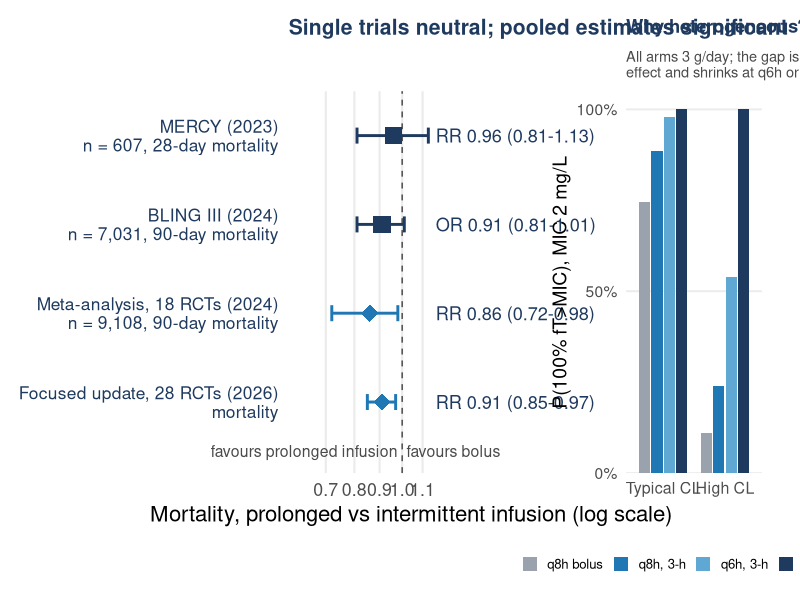

This figure's R source:
# =============================================================================
# Slide 12. Prolonged vs intermittent beta-lactam infusion: randomised evidence.
#   MERCY     Monti 2023, JAMA           n = 607   28-day mortality  RR 0.96 (0.81-1.13)
#   BLING III Dulhunty 2024, JAMA        n = 7,031 90-day mortality  OR 0.91 (0.81-1.01), P = 0.08
#   Meta-analysis Abdul-Aziz 2024, JAMA  18 RCTs, n = 9,108, 90-day mortality RR 0.86 (95 % CrI 0.72-0.98)
#   Focused update Hong 2026, Pharmacotherapy  28 RCTs, mortality RR 0.91 (0.85-0.97)
# Inset: mechanistic simulation at MIC 2 mg/L from 11_infusion_benefit_by_clearance.R
# (structural model Bastida 2020; variability and strata assumed) - clearly labelled.
# =============================================================================
suppressPackageStartupMessages({library(dplyr); library(ggplot2); library(patchwork)})
col_blue <- "#1f77b4"; col_grey <- "#9aa3ad"; col_navy <- "#1f3a5f"; col_dark <- "#4a4a4a"; col_red <- "#b03a3a"
base_theme <- function(bs = 17) theme_minimal(base_size = bs) + theme(panel.grid.minor = element_blank(), plot.title = element_text(face = "bold", color = col_navy, size = bs * 0.95), plot.subtitle = element_text(color = col_dark, size = bs * 0.75), plot.margin = margin(8, 10, 8, 8))

fo <- tribble(~study, ~detail, ~measure, ~est, ~lo, ~hi,
  "MERCY (2023)\nn = 607, 28-day mortality",                 "", "RR", 0.96, 0.81, 1.13,
  "BLING III (2024)\nn = 7,031, 90-day mortality",           "", "OR", 0.91, 0.81, 1.01,
  "Meta-analysis, 18 RCTs (2024)\nn = 9,108, 90-day mortality", "", "RR", 0.86, 0.72, 0.98,
  "Focused update, 28 RCTs (2026)\nmortality",               "", "RR", 0.91, 0.85, 0.97) |>
  mutate(study = factor(study, rev(study)), type = ifelse(grepl("RCTs", study), "Pooled", "Single trial"),
         lab = sprintf("%s %.2f (%.2f-%.2f)", measure, est, lo, hi))
pa <- ggplot(fo, aes(est, study, color = type)) +
  geom_vline(xintercept = 1, linetype = "dashed", color = col_dark) +
  geom_errorbar(aes(xmin = lo, xmax = hi), width = 0.18, orientation = "y", linewidth = 1) +
  geom_point(aes(shape = type), size = 5.5, fill = "white") +
  geom_text(aes(x = 1.17, label = lab), hjust = 0, size = 4.6, color = col_navy, show.legend = FALSE) +
  annotate("text", x = 0.98, y = 0.45, label = "favours prolonged infusion", hjust = 1, size = 4, color = col_dark) +
  annotate("text", x = 1.02, y = 0.45, label = "favours bolus", hjust = 0, size = 4, color = col_dark) +
  scale_x_log10(limits = c(0.62, 1.75), breaks = c(0.7, 0.8, 0.9, 1, 1.1)) +
  scale_color_manual(values = c("Pooled" = col_blue, "Single trial" = col_navy), guide = "none") +
  scale_shape_manual(values = c("Pooled" = 18, "Single trial" = 15), guide = "none") +
  scale_y_discrete(expand = expansion(add = c(0.8, 0.5))) +
  coord_cartesian(clip = "off") +
  labs(x = "Mortality, prolonged vs intermittent infusion (log scale)", y = NULL,
       title = "Single trials neutral; pooled estimates significant") +
  base_theme(16) + theme(panel.grid.major.y = element_blank(), axis.text.y = element_text(size = 12.5, color = col_navy, lineheight = 0.9, hjust = 1))

sim <- read.csv("figures/infusion_benefit_by_clearance.csv") |>
  filter(target == "100% fT>MIC") |>
  mutate(stratum = factor(sub("\n.*", "", stratum), c("Typical CL", "High CL")),
         short = recode(gsub("\n", " ", regimen),
                        "1 g q8h 0.5 h" = "q8h bolus", "1 g q8h 3 h" = "q8h, 3-h",
                        "0.75 g q6h 3 h" = "q6h, 3-h", "3 g/24 h continuous" = "continuous"),
         short = factor(short, c("q8h bolus", "q8h, 3-h", "q6h, 3-h", "continuous")))
pb <- ggplot(sim, aes(stratum, PTA, fill = short)) +
  geom_col(position = position_dodge(0.8), width = 0.72) +
  scale_fill_manual(values = c(col_grey, col_blue, "#5fa8d3", col_navy), name = NULL) +
  scale_y_continuous(limits = c(0, 105), breaks = seq(0, 100, 50), expand = c(0, 0), labels = \(x) paste0(x, "%")) +
  labs(x = NULL, y = "P(100% fT>MIC), MIC 2 mg/L",
       title = "Why heterogeneous? (simulation)",
       subtitle = "All arms 3 g/day; the gap is a trough\neffect and shrinks at q6h or at 50% fT>MIC") +
  base_theme(14) + theme(legend.position = "bottom", legend.text = element_text(size = 9.5),
                         legend.key.size = unit(0.8, "lines"), plot.margin = margin(8, 22, 8, 4),
                         panel.grid.major.x = element_blank(), axis.text.x = element_text(size = 11.5))

p <- pa + pb + plot_layout(widths = c(1.8, 1))
ggsave("figures/prolonged_infusion_forest.png", p, width = 13.5, height = 5.8, dpi = 200, bg = "white")
